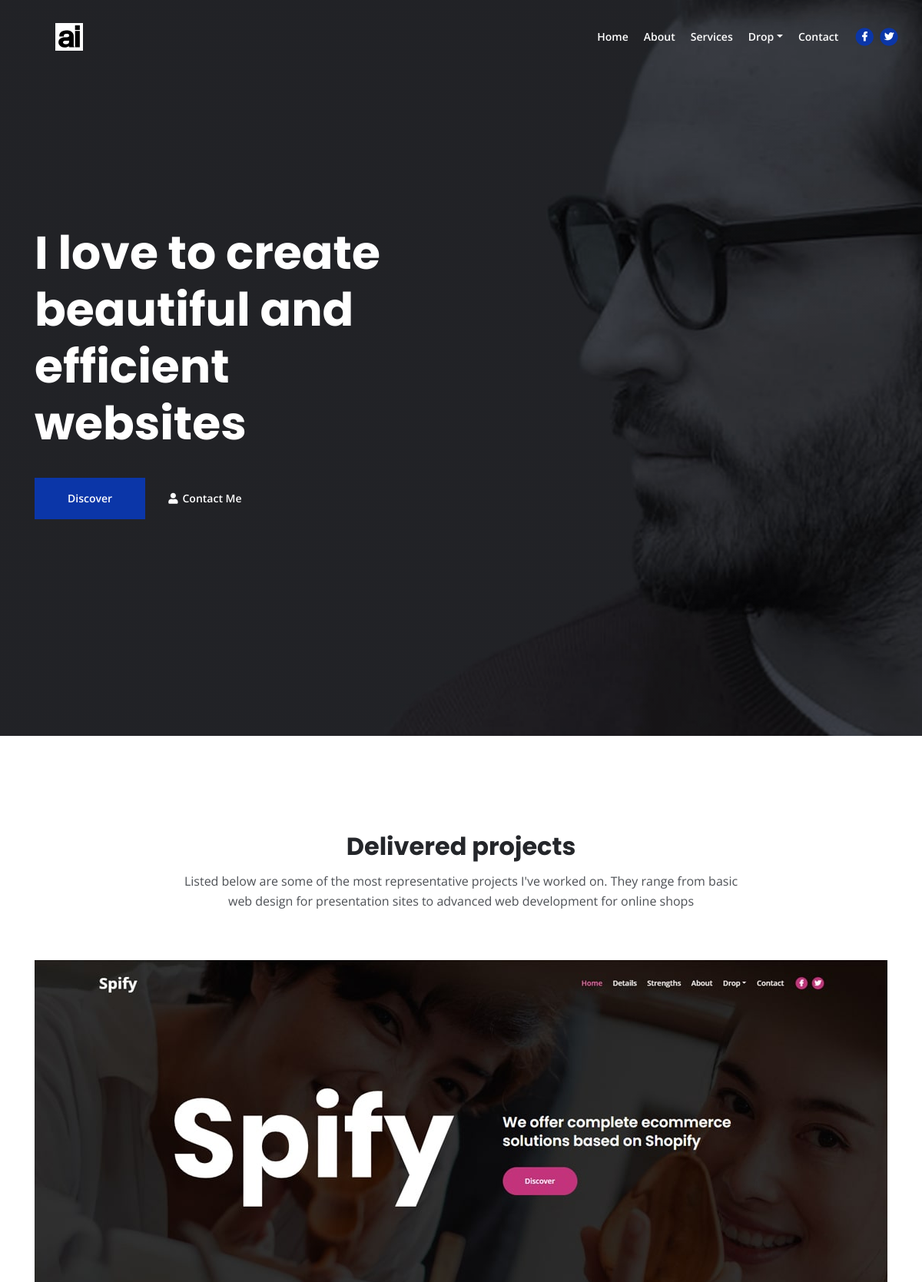
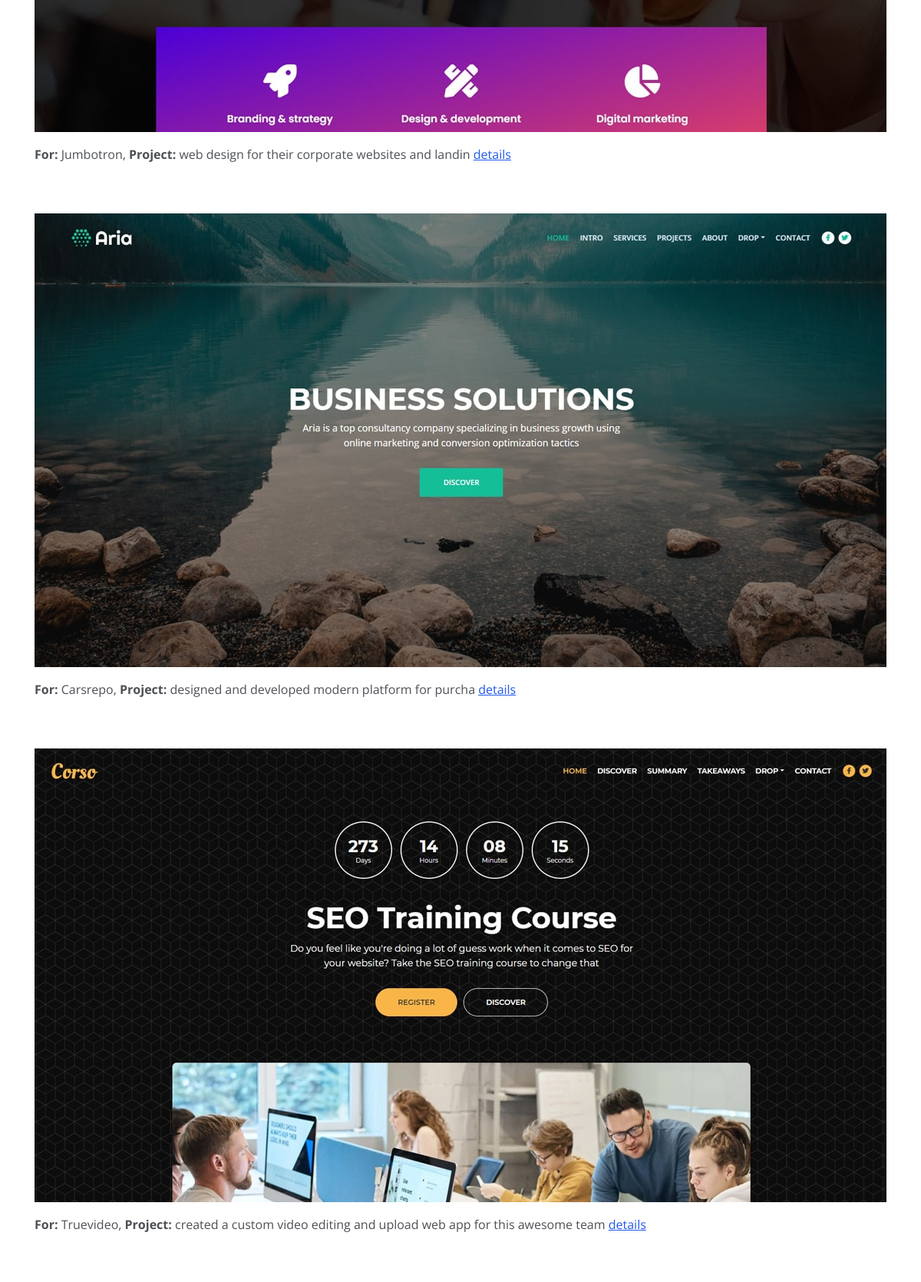
The page /project_delivered/ (upper part) on the database its author committed (2 pictures, top to bottom).
### project/models.py (models this page shows)
class projectModel(models.Model):
    image = models.ImageField()
    For = models.CharField(max_length=50)
    project = models.TextField(max_length=500)

### blue/views.py (the view)
# urls.py: path("project_delivered/", views.projectFuc)
def projectFuc(request):
    projectData = projectModel.objects.all()
    data = {
        'project_data': projectData
    }
    return render(request, "project delivered.html", data)

### templates/project delivered.html (shortened to what this page needs)
{% extends "base.html" %}
{% block content %}
<div id="projects" class="basic-3">
        <div class="container">
            <div class="row">
                <div class="col-lg-12">
                    <h2 class="h2-heading">Delivered projects</h2>
                    <p class="p-heading">Listed below are some of the most representative projects I've worked on. They range from basic web design for presentation sites to advanced web development for online shops</p>
                </div>
            </div>
            <div class="row">
                {% for i in project_data %}
                <div class="col-lg-12">
                    <div class="text-container">
                        <div class="image-container">
                            <a href="/project">
                                <img class="img-fluid" src="/media/{{i.image}}" alt="alternative">
                            </a>
                        </div>
                        <p><strong>For:</strong> {{i.For}}, <strong>Project:</strong> {{i.project}} <a class="blue" href="project.html">details</a></p>
                    </div>
                </div>
                {% endfor %}
            </div>
        </div>
    </div>
{% endblock %}

### templates/base.html
{% include "header.html" %}
{% block content %}
{% endblock %}
{% include "footer.html" %}

### templates/header.html (shortened to what this page needs)
{% load static %}
<html lang="en">
<head>
    <link href="/static/css/bootstrap.css" rel="stylesheet">
    <link href="/static/css/fontawesome-all.css" rel="stylesheet">
	<link href="/static/css/styles.css" rel="stylesheet">
</head>
<body data-spy="scroll" data-target=".fixed-top">
    <nav class="navbar navbar-expand-lg fixed-top navbar-dark">
        <div class="container">
            <a class="navbar-brand logo-image" href=""><img src="/static/images/ai.svg" alt="alternative"></a>
            <div class="navbar-collapse offcanvas-collapse" id="navbarsExampleDefault">
                <ul class="navbar-nav ml-auto">
                    <li class="nav-item">
                        <a class="nav-link page-scroll" href="/">Home <span class="sr-only">(current)</span></a>
                    </li>
                    <li class="nav-item">
                        <a class="nav-link page-scroll" href="/about">About</a>
                    </li>
                    <li class="nav-item">
                        <a class="nav-link page-scroll" href="/services">Services</a>
                    </li>
                    <li class="nav-item dropdown">
                        <a class="nav-link dropdown-toggle" href="/" id="dropdown01" data-toggle="dropdown" aria-haspopup="true" aria-expanded="false" onmouseover="True">Drop</a>
                    </li>
                    <li class="nav-item">
                        <a class="nav-link page-scroll" href="/contact">Contact</a>
                    </li>
                </ul>
                <span class="nav-item social-icons">
                    <span class="fa-stack">
                        <a href="https://www.facebook.com/bluesky4723/">
                            <i class="fas fa-circle fa-stack-2x"></i>
                            <i class="fab fa-facebook-f fa-stack-1x"></i>
                        </a>
                    </span>
                    <span class="fa-stack">
                        <a href="#your-link">
                            <i class="fas fa-circle fa-stack-2x"></i>
                            <i class="fab fa-twitter fa-stack-1x"></i>
                        </a>
                    </span>
                </span>
            </div>
        </div>
    </nav>
    <header id="header" class="header">
        <div class="container">
            <div class="row">
                <div class="col-lg-6">
                    <div class="text-container">
                        <h1 class="h1-large">I love to create beautiful and efficient websites</h1>
                        <a class="btn-solid-lg page-scroll" href="/about">Discover</a>
                        <a class="btn-outline-lg page-scroll" href="/contact"><i class="fas fa-user"></i>Contact Me</a>
                    </div>
                </div>
            </div>
        </div>
    </header>

### templates/footer.html (shortened to what this page needs)
</body>
</html>

### static/css/styles.css (style rules this page uses)
body, html { width: 100%; height: 100%; }
body, p { color: #4d5055; font: 400 1rem/1.625rem "Open Sans", sans-serif; }
h1 { color: #24262a; font-weight: 700; font-size: 2.5rem; line-height: 3.25rem; font-family: "Poppins" }
h2 { color: #24262a; font-weight: 700; font-size: 2rem; line-height: 2.5rem; font-family: "Poppins" }
a { color: #4d5055; text-decoration: underline; }
.blue { color: #2259ec; }
.btn-solid-lg { display: inline-block; padding: 1.625rem 2.625rem 1.625rem 2.625rem; border: 1px solid #0b36a8; background-color: #0b36a8; color: #ffffff; font-weight: 600; font-size: 0.875rem; line-height: 0; text-decoration: none; transition: all 0.2s; }
.btn-outline-lg { display: inline-block; padding: 1.625rem 2.625rem 1.625rem 2.625rem; border: 1px solid #24262a; background-color: transparent; color: #24262a; font-weight: 600; font-size: 0.875rem; line-height: 0; text-decoration: none; transition: all 0.2s; }
.navbar { background-color: #24262a; font-weight: 600; font-size: 0.875rem; line-height: 0.875rem; box-shadow: 0 1px 6px 0 rgba(0, 0, 0, 0.025); }
.navbar .navbar-brand { padding-top: 0.125rem; padding-bottom: 0.125rem; }
.navbar .logo-image img { width: 118px; height: 36px; }
.offcanvas-collapse { position: fixed; top: 3.25rem; bottom: 0; left: 100%; width: 100%; padding-right: 1rem; padding-left: 1rem; overflow-y: auto; visibility: hidden; background-color: #24262a; transition: visibility .3s ease-in-out, -webkit-transform .3s ease-in-out; transition: transform .3s ease-in-out, visibility .3s ease-in-out; transition: transform .3s ease-in-out, visibility .3s ease-in-out, -webkit-transform .3s ease-in-out; }
.navbar .navbar-nav { margin-top: 0.75rem; margin-bottom: 0.5rem; }
.navbar .nav-item .nav-link { padding-top: 0.625rem; padding-bottom: 0.625rem; color: #ffffff; text-decoration: none; transition: all 0.2s ease; }
.navbar .fa-stack { width: 2em; margin-right: 0.25rem; font-size: 0.75rem; }
.navbar .fa-stack-2x { color: #0b36a8; transition: all 0.2s ease; }
.navbar .fa-stack-1x { color: #ffffff; transition: all 0.2s ease; }
.header { padding-top: 7rem; padding-bottom: 5.5rem; background: linear-gradient(rgba(0, 0, 0, 0.1), rgba(0, 0, 0, 0.1)), url('../images/header-background.jpg') center center no-repeat; background-size: cover; text-align: center; }
.header .h1-large { margin-bottom: 1.75rem; color: #ffffff; }
.header .btn-outline-lg { padding: 1.625rem 1.625rem 1.625rem 1.625rem; border: none; color: #ffffff; }
.header .btn-outline-lg .fas { margin-right: 0.375rem; }
.basic-3 { padding-top: 7.75rem; padding-bottom: 1rem; }
.basic-3 .h2-heading { margin-bottom: 0.75rem; text-align: center; }
.basic-3 .p-heading { margin-bottom: 4rem; text-align: center; }
.basic-3 .text-container { margin-bottom: 4rem; }
.basic-3 .image-container { margin-bottom: 1rem; }
.basic-3 .image-container { overflow: hidden; margin-right: auto; margin-left: auto; }
.basic-3 .image-container img { margin: 0; transition: all 0.2s; }
@media (min-width: 768px) { .header { padding-top: 11rem; padding-bottom: 9rem; } }
@media (min-width: 992px) { .h2-heading { width: 35.25rem; margin-right: auto; margin-left: auto; } }
@media (min-width: 992px) { .p-heading { width: 46rem; margin-right: auto; margin-left: auto; } }
@media (min-width: 992px) { .navbar { padding-top: 1.75rem; background-color: transparent; box-shadow: none; transition: all 0.2s; } }
@media (min-width: 992px) { .offcanvas-collapse { position: static; top: auto; bottom: auto; left: auto; width: auto; padding-right: 0; padding-left: 0; background-color: transparent; overflow-y: visible; visibility: visible; } }
@media (min-width: 992px) { .navbar .navbar-nav { margin-top: 0; margin-bottom: 0; } }
@media (min-width: 992px) { .navbar .nav-item .nav-link { padding-right: 0.625rem; padding-left: 0.625rem; } }
@media (min-width: 992px) { .navbar .social-icons { margin-left: 0.5rem; } }
@media (min-width: 992px) { .navbar .fa-stack { margin-right: 0; margin-left: 0.25rem; } }
@media (min-width: 992px) { .header { padding-top: 15rem; padding-bottom: 14rem; text-align: left; } }
@media (min-width: 1200px) { .h1-large { font-size: 3.75rem; line-height: 4.625rem; } }
@media (min-width: 1200px) { .navbar .container { max-width: 1330px; } }
@media (min-width: 1200px) { .header { padding-top: 18.25rem; padding-bottom: 17.25rem; } }

### rows shown on the page
projectModel: image (picture), For "Jumbotron", project "web design for their corporate websites and landin"
projectModel: image (picture), For "Carsrepo", project "designed and developed modern platform for purcha"
projectModel: image (picture), For "Truevideo", project "created a custom video editing and upload web app for this awesome team"
